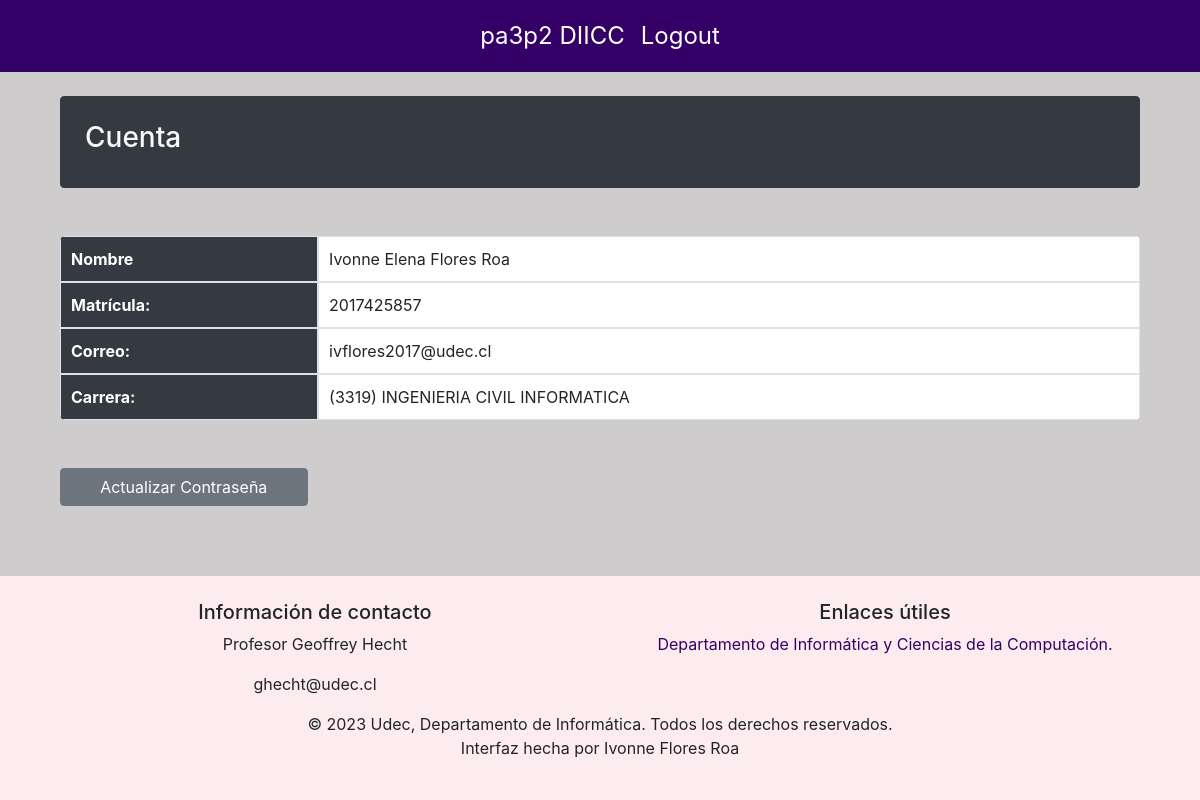
/dashEstudiante/1/cuentaEstudiante (signed in), run on the app's committed database.
### basedatos/modelos.py (models this page shows, shortened)
class Estudiante(db.Model):
    id = db.Column(db.Integer, primary_key=True)
    matricula = db.Column(db.String(50), nullable=False)
    nombres = db.Column(db.String(200), nullable=False)
    apellidos = db.Column(db.String(200), nullable=False)
    correo = db.Column(db.String(50), nullable=True, unique=True)
    password = db.Column(db.String(150), nullable=False)
    carrera = db.Column(db.String(100), nullable=False)
    cursos = db.relationship('Curso', secondary=inscripciones, back_populates='estudiantes')
    grupos = db.relationship('Grupo', secondary=estudiantes_grupos, back_populates='estudiantes')
    ejercicios_asignados = db.relationship('Ejercicio_asignado', back_populates='estudiante', viewonly=True)
    @property
    def is_authenticated(self):
        return True

### main.py (the view, shortened to what this page needs)
@app.route('/dashEstudiante/<int:estudiante_id>/cuentaEstudiante', methods=['GET', 'POST'])
@login_required
def cuentaEstudiante(estudiante_id):
    if not verify_estudiante(estudiante_id):
        return redirect(url_for('login'))
    estudiante = Estudiante.query.get(estudiante_id)
    return render_template('cuentaEstudiante.html', estudiante=estudiante, estudiante_id=estudiante_id)

### main.py (called while the page is built)
@login_manager.user_loader
def load_user(user_id):
    if user_id.startswith("e"):
        user = db.session.get(Estudiante, int(user_id[1:]))
    elif user_id.startswith("s"):
        user = db.session.get(Supervisor, int(user_id[1:]))
    else:
        return None
    return user

def verify_estudiante(estudiante_id):
    if not isinstance(current_user, Estudiante):
        flash('No tienes permiso para acceder a este dashboard. Debes ser un Estudiante.', 'danger')
        return False
    if current_user.id != estudiante_id:
        flash('No tienes permiso para acceder a este dashboard.', 'danger')
        return False
    return True

### templates/cuentaEstudiante.html (shortened to what this page needs)
{% extends 'layout.html' %}
{% block content %}
<div class="container mt-5">
    <div class="card text-light bg-dark p-4 rounded mb-4 no-hover-effect border-dark">
        <h3>Cuenta</h3>
    </div>
</div>
<div class="container mt-5">
    <table class="table custom-table">
        <tbody>
            <tr>
                <th>Nombre</th>
                <td>{{ estudiante.nombres }} {{ estudiante.apellidos }}</td>
            </tr>
            <tr>
                <th>Matrícula:</th>
                <td>{{ estudiante.matricula }}</td>
            </tr>
            <tr>
                <th>Correo:</th>
                <td>{{ estudiante.correo }}</td>
            </tr>
            <tr>
                <th>Carrera:</th>
                <td>{{ estudiante.carrera }}</td>
            </tr>
        </tbody>
    </table>
</div>
<div class="container mt-5">
    <div class="row">
        <div class="col-md-3 mb-3">
            <a href="#" class="btn btn-secondary btn-block" data-toggle="modal" data-target="#modalCambiarContraseña">Actualizar Contraseña</a>
        </div>
    </div>
</div>
{% endblock %}

### static/css/layout.css (style rules this page uses)
:root { --silver: #ceccccff; --china-rose: #9d6381ff; --lavender-blush: #fdecefff; --night: #0f110cff; --persian-indigo: #340068ff; --secondary: #6c757d; --silver-opaco: rgba(206, 204, 204, 0.5); --persian-indigo-opaco: rgba(52, 0, 104, 0.5); }
body { min-height: 100vh; display: flex; flex-direction: column; background-color: #ceccccff; }
a { color: #340068; }

### templates/cuentaEstudiante.html (style rules this page uses)
.custom-table { border-collapse: separate; border-spacing: 0; border-radius: 5px; overflow: hidden; background-color: white; }
.custom-table th, .custom-table td { border: 1px solid #dee2e6; padding: 10px; }
.custom-table th:first-child, .custom-table td:first-child { background-color: #343a40; color: white; }

### data on the page
Estudiante: nombres "Ivonne Elena", apellidos "Flores Roa", matricula "2017425857", correo "ivflores2017@udec.cl", carrera "(3319) INGENIERIA CIVIL INFORMATICA"
